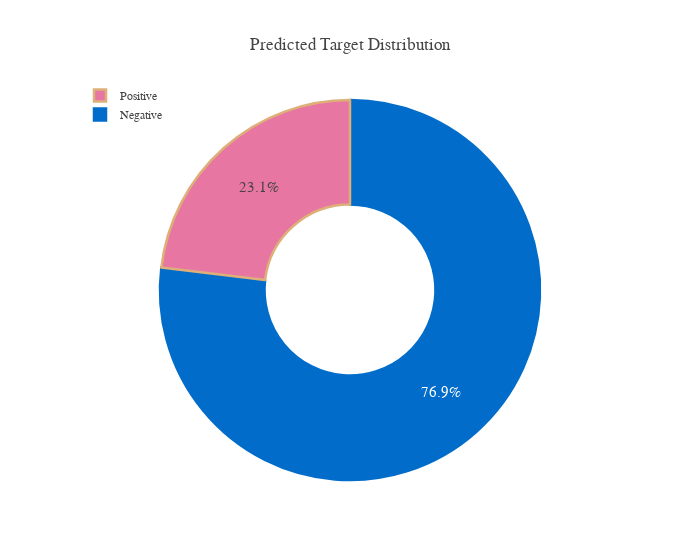

The notebook cell saved with this chart:
### Code cell
# test_df = pd.DataFrame({Config.row_id: test[Config.row_id], 'prediction': test_predictions})

df = pd.DataFrame(data={'Target':test_df[Config.target].apply(lambda x: 1 if x>0.25 else 0)})
df = df.Target.value_counts(normalize=True)
df.rename(index={1:'Positive', 0:'Negative'}, inplace=True)

pal, color=['#016CC9','#DEB078'], ['#8DBAE2','#EDD3B3']
fig=go.Figure()

fig.add_trace(go.Pie(labels=df.index, values=df*100, hole=.45,
                     showlegend=True,sort=False,
                     marker=dict(colors=color_palette['Bin'],line=dict(color=pal,width=2.5)),
                     hovertemplate = "%{label}: %{value:.2f}%<extra></extra>"))

fig.update_layout(template=plotly_template, title='Predicted Target Distribution',
                  legend=dict(traceorder='reversed',y=1.05,x=0),
                  uniformtext_minsize=15, uniformtext_mode='hide',width=700)
fig.show()

### Figure 1 — Plotly figure (JSON) as saved in the notebook; plotly's stock layout.template omitted (floating-point values rounded to 4 significant figures)
{"data": [{"hole": 0.45, "hovertemplate": "%{label}: %{value:.2f}%<extra></extra>", "labels": ["Negative", "Positive"], "marker": {"colors": ["#016CC9", "#E876A3"], "line": {"color": ["#016CC9", "#DEB078"], "width": 2.5}}, "showlegend": true, "sort": false, "type": "pie", "values": [76.89, 23.11]}], "layout": {"legend": {"traceorder": "reversed", "x": 0, "y": 1.05}, "title": {"text": "Predicted Target Distribution"}, "uniformtext": {"minsize": 15, "mode": "hide"}, "width": 700}}
